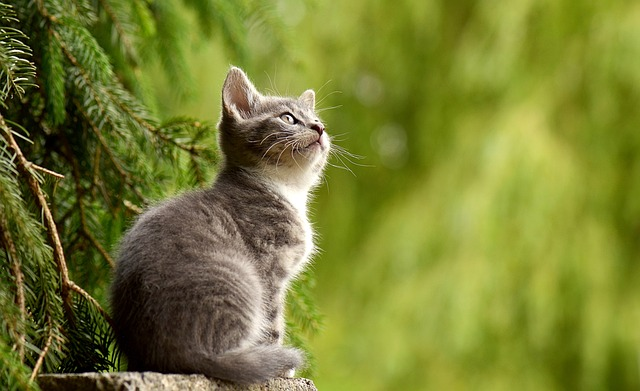
#> input picture pythonimageWorkspace/OpenCV/img.jpg, 640 x 391 px
$ jupyter execute '07. 이미지 자르기.ipynb'
#> lines starting #> are read from the running program, lines starting #| are printed output that depends on the picture
# 7. 이미지 자르기

영역을 잘라서 새로운 윈도우에 표시

[cell 1]
import cv2

img = cv2.imread('img.jpg')
#> img is the input picture: shape (391, 640, 3); mean B, G, R 49.8, 125.8, 119.1

crop = img[100:200 , 200:400] #세로:100~200 가로 200~400 까지 자르기
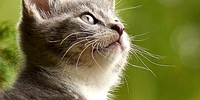
#> crop: shape (100, 200, 3); mean B, G, R 63.5, 116.7, 118.2

cv2.imshow('img',img)
cv2.imshow('crop',crop)
cv2.waitKey(0)
cv2.destroyAllWindows()

영역을 잘라서 기존 윈도우에 표시 (나중에 마스크 씌울때 이거 사용하면 될듯 함)

[cell 2]
import cv2

img = cv2.imread('img.jpg')

crop = img[50:200 , 220:350] #세로:100~200 가로 200~400 까지 자르기
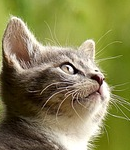
#> crop: shape (150, 130, 3); mean B, G, R 79.4, 130.1, 133.6
img[50:200 , 330:460] = crop  #세로:100~200 가로 200~400 까지 자르기
img[50:200 , 460:590] = crop  #세로:100~200 가로 200~400 까지 자르기
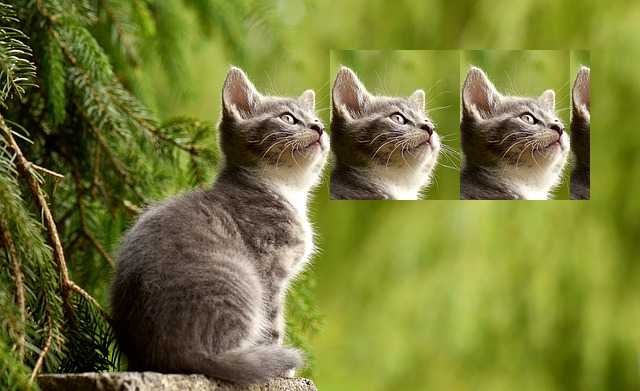
#> img: shape (391, 640, 3); mean B, G, R 55.7, 123, 118.9

cv2.imshow('img',img)
cv2.waitKey(0)
cv2.destroyAllWindows()

$ run again, with pythonimageWorkspace/OpenCV/newspaper.jpg copied over pythonimageWorkspace/OpenCV/img.jpg
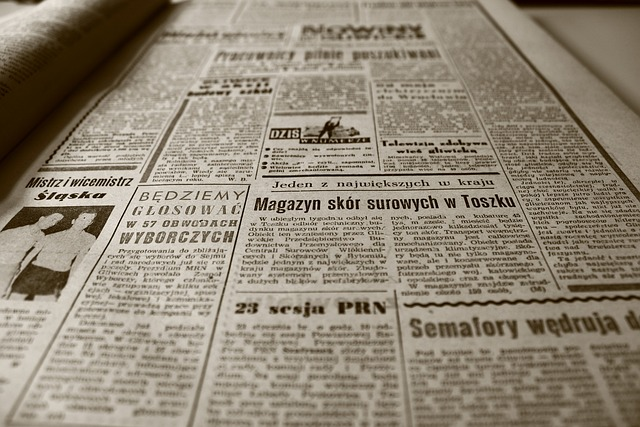
#> input picture pythonimageWorkspace/OpenCV/newspaper.jpg, 640 x 427 px
#> img is the input picture: shape (427, 640, 3); mean B, G, R 118.5, 135.1, 145.2
#> `crop = img[50:200 , 220:350]`:
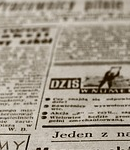
#> crop: shape (150, 130, 3); mean B, G, R 138.7, 153.6, 162.6
#> `img[50:200 , 460:590] = crop`:
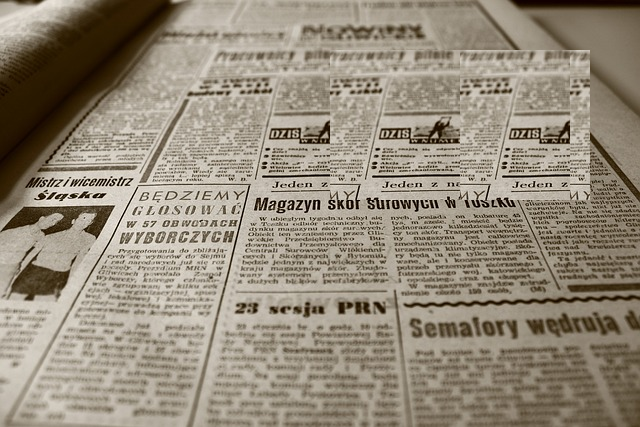
#> img: shape (427, 640, 3); mean B, G, R 122.5, 138.7, 148.7
